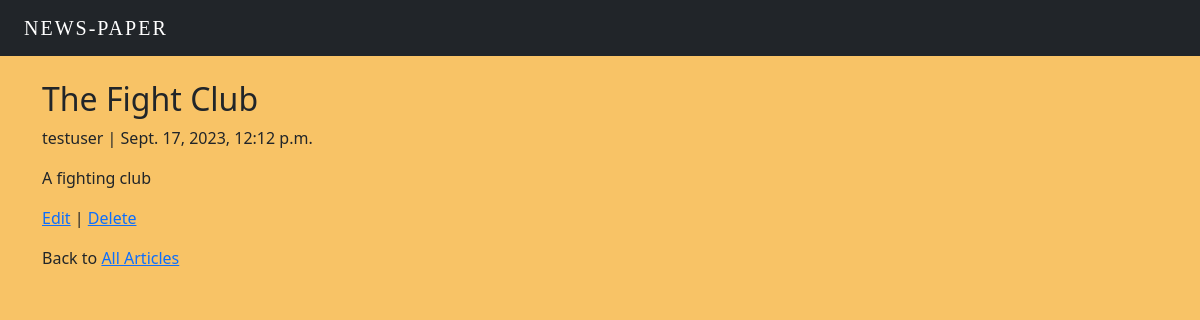
The app's page /news/7/ with its own data.
### news/models.py (models this page shows, shortened)
class News(models.Model):
    title = models.CharField(max_length = 255)
    body = models.TextField()
    date = models.DateTimeField(auto_now_add=True)
    author = models.ForeignKey(get_user_model(), on_delete= models.CASCADE,)

### users/models.py (models this page shows)
class CustomUser(AbstractUser):
    age = models.PositiveIntegerField(null = True, blank = True)

### news/views.py (the view)
# urls.py: path("<int:pk>/", NewsDetailView.as_view(), name="news_detail"),
class NewsDetailView(DetailView):
    model= News
    template_name = 'news_detail.html'

### news/templates/news_detail.html
{% extends 'base.html' %}
{% block content %}
<body class = "body-color">
    <div class="news-entry">
        <h2>{{object.title}}</h2>
        <p>{{object.author}} | {{object.date}}</p>
        <p>{{object.body}}</p>
    </div>
    <p><a href="{% url 'news_edit' news.pk %}">Edit</a> |
        <a href="{% url 'news_delete' news.pk%}">Delete</a>
    </p>
    <p>Back to <a href="{% url 'news_list' %}">All Articles</a></p>
</body>
{% endblock content %}

### users/static/css/styles.css (style rules this page uses)
.body-color { background-color:#f8c366; }

### records on screen
News: title "The Fight Club", author "testuser", date "Sept. 17, 2023, 12:12 p.m.", body "A fighting club"
